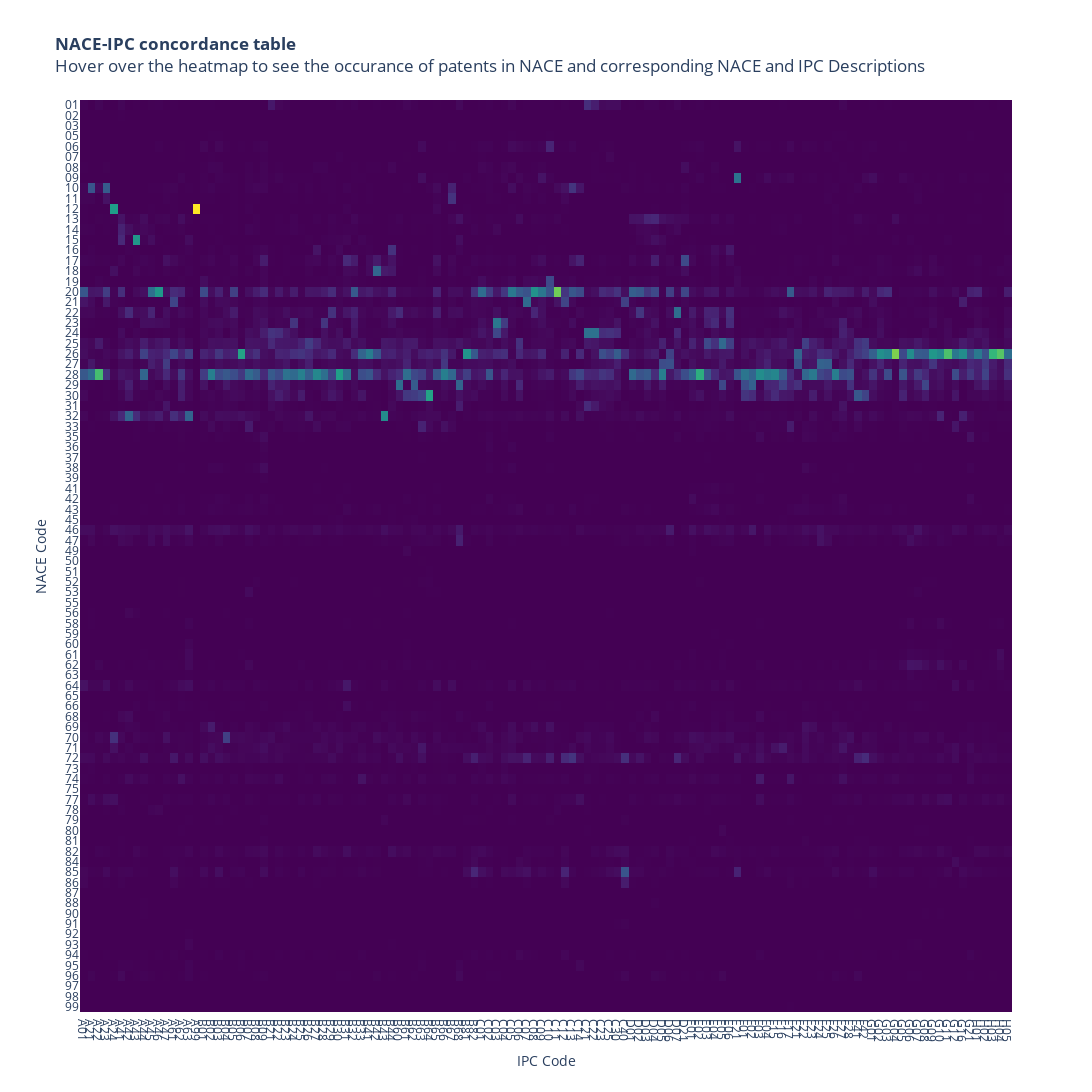

The cell this chart's notebook holds for it:
### Code cell
import numpy as np
# Visualize NACE-IPC concordance table using plotly heatmap
def visualize_nace_ipc(nace_ipc_df):
    import plotly.graph_objects as go
    
    
    def map_ipc3_to_description(ipc3):
        if ipc3 in ipc3_df.index:
            return ipc3 +'-' + ipc3_df.loc[ipc3,'Description']
        else:
            return ipc3
    
    fig = go.Figure(data=go.Heatmap(
                   z=100*nace_ipc_df.values,
                   x=[ map_ipc3_to_description(ipc3)  for ipc3  in nace_ipc_df.columns],
                   y=[ code_label_mapping[str(i)] for i in nace_ipc_df.index],
                  hovertemplate = 'IPC: %{x} <br>NACE: %{y} <br>Occurance of patents in NACE: %{z:.2f}%',
                   colorscale='Viridis'))
    
    fig['layout']['yaxis']['autorange'] = "reversed"
    
    
    fig.update_layout( 
                      height=1200, 
                      width=1200, 
                      title_text='<b>NACE-IPC concordance table</b><br>Hover over the heatmap to see the occurance of patents in NACE and corresponding NACE and IPC Descriptions', 
                      showlegend=False,
                      xaxis = dict(
                        tickmode = 'array',
                        tickvals = list(range(len(nace_ipc_df.columns))),
                        ticktext = nace_ipc_df.columns,
                        fixedrange = True,
                        ticklabeloverflow  = 'allow',
                        title='IPC Code'
                    ),
                      yaxis = dict(
                        tickmode = 'array',
                        tickvals = list(range(len(nace_ipc_df.index))),
                        ticktext = nace_ipc_df.index,
                        fixedrange = True,
                        ticklabeloverflow = 'allow',
                        title='NACE Code'
                    )
                      
                      
        )
    fig.update_traces(showscale=False)
    return fig
    
fig = visualize_nace_ipc(np.power(nace_ipc_df, 1))#0.25))
#cs_py.plot(fig, filename = 'nace_ipc_heatmap', auto_open=False)
fig

### Figure 1 — Plotly figure (JSON) as saved in the notebook; plotly's stock layout.template omitted (floating-point values rounded to 4 significant figures; data arrays with more than 128 entries replaced by an {"elided": "..."} marker saying what was removed)
{"data": [{"colorscale": [[0, "#440154"], [0.1111, "#482878"], [0.2222, "#3e4989"], [0.3333, "#31688e"], [0.4444, "#26828e"], [0.5556, "#1f9e89"], [0.6667, "#35b779"], [0.7778, "#6ece58"], [0.8889, "#b5de2b"], [1, "#fde725"]], "hovertemplate": "IPC: %{x} <br>NACE: %{y} <br>Occurance of patents in NACE: %{z:.2f}%", "showscale": false, "type": "heatmap", "x": ["A01-Agriculture; forestry; animal husbandry; hunting; trapping; fishing", "A21-Baking; equipment for making or processing doughs; doughs for baking", "A22-Butchering; meat treatment; processing poultry or fish", "A23-Foods or foodstuffs; their treatment, not covered by other classes", "A24-Tobacco; cigars; cigarettes; smokers' requisites", "A41-Wearing apparel", "A42-Headwear", "A43-Footwear", "A44-Haberdashery; jewellery", "A45-Hand or travelling articles", "A46-Brushware", "A47-Furniture; domestic articles or appliances; coffee mills; spice mills; suction cleaners in general", "A61-Medical or veterinary science; hygiene", "A62-Life-saving; fire-fighting", "A63-Sports; games; amusements", "A99", "B01-Physical or chemical processes or apparatus in general", "B02-Crushing, pulverising, or disintegrating; preparatory treatment of grain for milling", "B03-Separation of solid materials using liquids or using pneumatic tables or jigs; magnetic or electrostatic separation of solid materials from solid materials or fluids; separation by high-voltage electric fields", "B04-Centrifugal apparatus or machines for carrying-out physical or chemical processes", "B05-Spraying or atomising in general; applying liquids or other fluent materials to surfaces, in general", "B06-Generating or transmitting mechanical vibrations in general", "B07-Separating solids from solids; sorting", "B08-Cleaning", "B09-Disposal of solid waste; reclamation of contaminated soil", "B21-Mechanical metal-working without essentially removing material; punching metal", "B22-Casting; powder metallurgy", "B23-Machine tools; metal-working not otherwise provided for", "B24-Grinding; polishing", "B25-Hand tools; portable power-driven tools; handles for hand implements; workshop equipment; manipulators", "B26-Hand cutting tools; cutting; severing", "B27-Working or preserving wood or similar material; nailing or stapling machines in general", "B28-Working cement, clay, or stone", "B29-Working of plastics; working of substances in a plastic state in general", "B30-Presses", "B31-Making paper articles; working paper", "B32-Layered products", "B33", "B41-Printing; lining machines; typewriters; stamps", "B42-Bookbinding; albums; files; special printed matter", "B43-Writing or drawing implements; bureau accessories", "B44-Decorative arts", "B60-Vehicles in general", "B61-Railways", "B62-Land vehicles for travelling otherwise than on rails", "B63-Ships or other waterborne vessels; related equipment", "B64-Aircraft; aviation; cosmonautics", "B65-Conveying; packing; storing; handling thin or filamentary material", "B66-Hoisting; lifting; hauling", "B67-Opening or closing bottles, jars or similar containers; liquid handling", "B68-Saddlery; upholstery", "B81-Micro-structural technology", "B82-Nanotechnology", "C01-Inorganic chemistry", "C02-Treatment of water, waste water, sewage, or sludge", "C03-Glass; mineral or slag wool", "C04-Cements; concrete; artificial stone; ceramics; refractories", "C05-Fertilisers; manufacture thereof", "C06-Explosives; matches", "C07-Organic chemistry", "C08-Organic macromolecular compounds; their preparation or chemical working-up; compositions based thereon", "C09-Dyes; paints; polishes; natural resins; adhesives; compositions not otherwise provided for; applications of materials not otherwise provided for", "C10-Petroleum, gas or coke industries; technical gases containing carbon monoxide; fuels; lubricants; peat", "C11-Animal or vegetable oils, fats, fatty substances or waxes; fatty acids therefrom; detergents; candles", "C12-Biochemistry; beer; spirits; wine; vinegar; microbiology; enzymology; mutation or genetic engineering", "C13-Sugar industry", "C14-Skins; hides; pelts; leather", "C21-Metallurgy of iron", "C22-Metallurgy; ferrous or non-ferrous alloys; treatment of alloys or non-ferrous metals", "C23-Coating metallic material; coating material with metallic material; chemical surface treatment; diffusion treatment of metallic material; coating by vacuum evaporation, by sputtering, by ion implantation or by chemical vapour deposition, in general; inhibiting corrosion of metallic material or incrustation in general", "C25-Electrolytic or electrophoretic processes; apparatus therefor", "C30-Crystal growth", "C40-Combinatorial technology", "D01-Natural or artificial threads or fibres; spinning", "D02-Yarns; mechanical finishing of yarns or ropes; warping or beaming", "D03-Weaving", "D04-Braiding; lace-making; knitting; trimmings; non-woven fabrics", "D05-Sewing; embroidering; tufting", "D06-Treatment of textiles or the like; laundering; flexible materials not otherwise provided for", "D07-Ropes; cables other than electric", "D21-Paper-making; production of cellulose", "E01-Construction of roads, railways, or bridges", "E02-Hydraulic engineering; foundations; soil-shifting", "E03-Water supply; sewerage", "E04-Building", "E05-Locks; keys; window or door fittings; safes", "E06-Doors, windows, shutters, or roller blinds, in general; ladders", "E21-Earth or rock drilling; mining", "F01-Machines or engines in general; engine plants in general; steam engines", "F02-Combustion engines; hot-gas or combustion-product engine plants", "F03-Machines or engines for liquids; wind, spring, or weight motors; producing mechanical power or a reactive propulsive thrust, not otherwise provided for", "F04-Positive-displacement machines for liquids; pumps for liquids or elastic fluids", "F15-Fluid-pressure actuators; hydraulics or pneumatics in general", "F16-Engineering elements or units; general measures for producing and maintaining effective functioning of machines or installations; thermal insulation in general", "F17-Storing or distributing gases or liquids", "F21-Lighting", "F22-Steam generation", "F23-Combustion apparatus; combustion processes", "F24-Heating; ranges; ventilating", "F25-Refrigeration or cooling; combined heating and refrigeration systems; heat pump systems; manufacture or storage of ice; liquefaction or solidification of gases", "F26-Drying", "F27-Furnaces; kilns; ovens; retorts", "F28-Heat exchange in general", "F41-Weapons", "F42-Ammunition; blasting", "G01-Measuring; testing", "G02-Optics", "G03-Photography; cinematography; analogous techniques using waves other than optical waves; electrography; holography", "G04-Horology", "G05-Controlling; regulating", "G06-Computing; calculating; counting", "G07-Checking-devices", "G08-Signalling", "G09-Educating; cryptography; display; advertising; seals", "G10-Musical instruments; acoustics", "G11-Information storage", "G12-Instrument details", "G16", "G21-Nuclear physics; nuclear engineering", "H01-Basic electric elements", "H02-Generation, conversion, or distribution of electric power", "H03-Basic electronic circuitry", "H04-Electric communication technique", "H05-Electric techniques not otherwise provided for"], "y": ["01 - Crop and animal production, hunting and related service activities", "02 - Forestry and logging", "03 - Fishing and aquaculture", "05 - Mining of coal and lignite", "06 - Extraction of crude petroleum and natural gas", "07 - Mining of metal ores", "08 - Other mining and quarrying", "09 - Mining support service activities", "10 - Manufacture of food products", "11 - Manufacture of beverages", "12 - Manufacture of tobacco products", "13 - Manufacture of textiles", "14 - Manufacture of wearing apparel", "15 - Manufacture of leather and related products", "16 - Manufacture of wood and of products of wood and cork, except furniture; manufacture of articles of straw and plaiting materials", "17 - Manufacture of paper and paper products", "18 - Printing and reproduction of recorded media", "19 - Manufacture of coke and refined petroleum products", "20 - Manufacture of chemicals and chemical products", "21 - Manufacture of basic pharmaceutical products and pharmaceutical preparations", "22 - Manufacture of rubber and plastic products", "23 - Manufacture of other non-metallic mineral products", "24 - Manufacture of basic metals", "25 - Manufacture of fabricated metal products, except machinery and equipment", "26 - Manufacture of computer, electronic and optical products", "27 - Manufacture of electrical equipment", "28 - Manufacture of machinery and equipment n.e.c.", "29 - Manufacture of motor vehicles, trailers and semi-trailers", "30 - Manufacture of other transport equipment", "31 - Manufacture of furniture", "32 - Other manufacturing", "33 - Repair and installation of machinery and equipment", "35 - Electricity, gas, steam and air conditioning supply", "36 - Water collection, treatment and supply", "37 - Sewerage", "38 - Waste collection, treatment and disposal activities; materials recovery", "39 - Remediation activities and other waste management services", "41 - Construction of buildings", "42 - Civil engineering", "43 - Specialised construction activities", "45 - Wholesale and retail trade and repair of motor vehicles and motorcycles", "46 - Wholesale trade, except of motor vehicles and motorcycles", "47 - Retail trade, except of motor vehicles and motorcycles", "49 - Land transport and transport via pipelines", "50 - Water transport", "51 - Air transport", "52 - Warehousing and support activities for transportation", "53 - Postal and courier activities", "55 - Accommodation", "56 - Food and beverage service activities", "58 - Publishing activities", "59 - Motion picture, video and television programme production, sound recording and music publishing activities", "60 - Programming and broadcasting activities", "61 - Telecommunications", "62 - Computer programming, consultancy and related activities", "63 - Information service activities", "64 - Financial service activities, except insurance and pension funding", "65 - Insurance, reinsurance and pension funding, except compulsory social security", "66 - Activities auxiliary to financial services and insurance activities", "68 - Real estate activities", "69 - Legal and accounting activities", "70 - Activities of head offices; management consultancy activities", "71 - Architectural and engineering activities; technical testing and analysis", "72 - Scientific research and development", "73 - Advertising and market research", "74 - Other professional, scientific and technical activities", "75 - Veterinary activities", "77 - Rental and leasing activities", "78 - Employment activities", "79 - Travel agency, tour operator and other reservation service and related activities", "80 - Security and investigation activities", "81 - Services to buildings and landscape activities", "82 - Office administrative, office support and other business support activities", "84 - Public administration and defence; compulsory social security", "85 - Education", "86 - Human health activities", "87 - Residential care activities", "88 - Social work activities without accommodation", "90 - Creative, arts and entertainment activities", "91 - Libraries, archives, museums and other cultural activities", "92 - Gambling and betting activities", "93 - Sports activities and amusement and recreation activities", "94 - Activities of membership organisations", "95 - Repair of computers and personal and household goods", "96 - Other personal service activities", "97 - Activities of households as employers of domestic personnel", "98 - Undifferentiated goods- and services-producing activities of private households for own use", "99 - Activities of extraterritorial organisations and bodies"], "z": {"elided": "88x124 float values"}}], "layout": {"height": 1200, "showlegend": false, "title": {"text": "<b>NACE-IPC concordance table</b><br>Hover over the heatmap to see the occurance of patents in NACE and corresponding NACE and IPC Descriptions"}, "width": 1200, "xaxis": {"fixedrange": true, "ticklabeloverflow": "allow", "tickmode": "array", "ticktext": ["A01", "A21", "A22", "A23", "A24", "A41", "A42", "A43", "A44", "A45", "A46", "A47", "A61", "A62", "A63", "A99", "B01", "B02", "B03", "B04", "B05", "B06", "B07", "B08", "B09", "B21", "B22", "B23", "B24", "B25", "B26", "B27", "B28", "B29", "B30", "B31", "B32", "B33", "B41", "B42", "B43", "B44", "B60", "B61", "B62", "B63", "B64", "B65", "B66", "B67", "B68", "B81", "B82", "C01", "C02", "C03", "C04", "C05", "C06", "C07", "C08", "C09", "C10", "C11", "C12", "C13", "C14", "C21", "C22", "C23", "C25", "C30", "C40", "D01", "D02", "D03", "D04", "D05", "D06", "D07", "D21", "E01", "E02", "E03", "E04", "E05", "E06", "E21", "F01", "F02", "F03", "F04", "F15", "F16", "F17", "F21", "F22", "F23", "F24", "F25", "F26", "F27", "F28", "F41", "F42", "G01", "G02", "G03", "G04", "G05", "G06", "G07", "G08", "G09", "G10", "G11", "G12", "G16", "G21", "H01", "H02", "H03", "H04", "H05"], "tickvals": [0, 1, 2, 3, 4, 5, 6, 7, 8, 9, 10, 11, 12, 13, 14, 15, 16, 17, 18, 19, 20, 21, 22, 23, 24, 25, 26, 27, 28, 29, 30, 31, 32, 33, 34, 35, 36, 37, 38, 39, 40, 41, 42, 43, 44, 45, 46, 47, 48, 49, 50, 51, 52, 53, 54, 55, 56, 57, 58, 59, 60, 61, 62, 63, 64, 65, 66, 67, 68, 69, 70, 71, 72, 73, 74, 75, 76, 77, 78, 79, 80, 81, 82, 83, 84, 85, 86, 87, 88, 89, 90, 91, 92, 93, 94, 95, 96, 97, 98, 99, 100, 101, 102, 103, 104, 105, 106, 107, 108, 109, 110, 111, 112, 113, 114, 115, 116, 117, 118, 119, 120, 121, 122, 123], "title": {"text": "IPC Code"}}, "yaxis": {"autorange": "reversed", "fixedrange": true, "ticklabeloverflow": "allow", "tickmode": "array", "ticktext": ["01", "02", "03", "05", "06", "07", "08", "09", "10", "11", "12", "13", "14", "15", "16", "17", "18", "19", "20", "21", "22", "23", "24", "25", "26", "27", "28", "29", "30", "31", "32", "33", "35", "36", "37", "38", "39", "41", "42", "43", "45", "46", "47", "49", "50", "51", "52", "53", "55", "56", "58", "59", "60", "61", "62", "63", "64", "65", "66", "68", "69", "70", "71", "72", "73", "74", "75", "77", "78", "79", "80", "81", "82", "84", "85", "86", "87", "88", "90", "91", "92", "93", "94", "95", "96", "97", "98", "99"], "tickvals": [0, 1, 2, 3, 4, 5, 6, 7, 8, 9, 10, 11, 12, 13, 14, 15, 16, 17, 18, 19, 20, 21, 22, 23, 24, 25, 26, 27, 28, 29, 30, 31, 32, 33, 34, 35, 36, 37, 38, 39, 40, 41, 42, 43, 44, 45, 46, 47, 48, 49, 50, 51, 52, 53, 54, 55, 56, 57, 58, 59, 60, 61, 62, 63, 64, 65, 66, 67, 68, 69, 70, 71, 72, 73, 74, 75, 76, 77, 78, 79, 80, 81, 82, 83, 84, 85, 86, 87], "title": {"text": "NACE Code"}}}}
